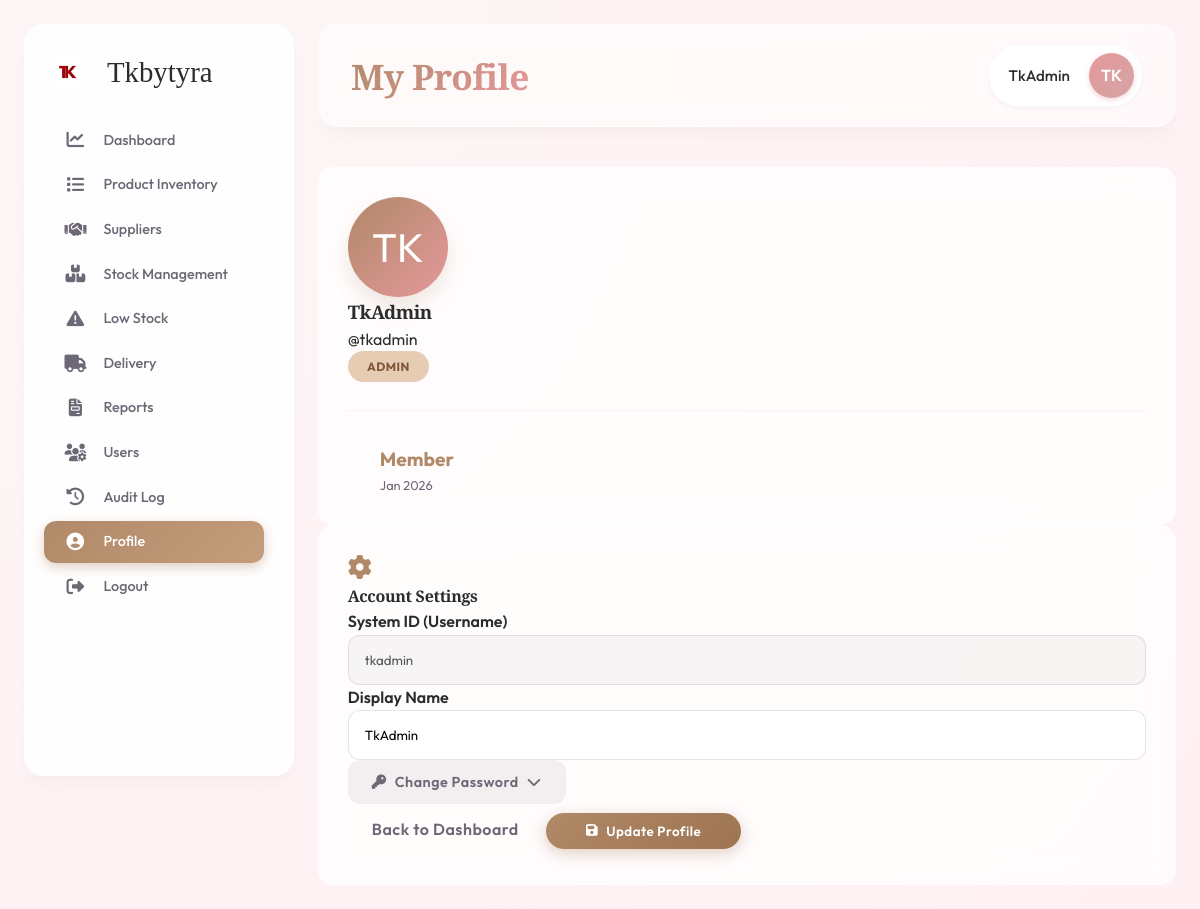
The app's page /profile.php (signed in) with its own data.
### tables this page shows
CREATE TABLE `users` (
  `id` int NOT NULL AUTO_INCREMENT,
  `username` varchar(50) NOT NULL,
  `full_name` varchar(100) DEFAULT NULL,
  `password` varchar(255) NOT NULL,
  `role` enum('admin','staff','manager') NOT NULL DEFAULT 'staff',
  `created_at` timestamp NULL DEFAULT CURRENT_TIMESTAMP,
  PRIMARY KEY (`id`),
  UNIQUE KEY `username` (`username`)
);

### profile.php (the view, shortened to what this page needs)
<?php
require 'db.php';
$user_id = $_SESSION['user_id'];
$stmt = $pdo->prepare("SELECT * FROM users WHERE id = ?");
$stmt->execute([$user_id]);
$user = $stmt->fetch();
include 'includes/header.php';
?>
<div class="row">
    <div class="col-lg-4 mb-4">
        <div class="glass-card text-center animate-slide-up h-100">
            <div class="profile-header mb-4">
                <div class="user-avatar-large mx-auto mb-3" style="width: 100px; height: 100px; border-radius: 50%; background: linear-gradient(135deg, var(--primary-color), var(--accent-rose)); color: white; display: flex; align-items: center; justify-content: center; font-size: 2.5rem; box-shadow: 0 10px 20px rgba(176,137,104,0.2);">
                    <?php echo strtoupper(substr($user['username'], 0, 2)); ?>
                </div>
                <h3 class="mb-1" style="font-family: var(--font-serif);"><?php echo htmlspecialchars($user['full_name'] ?? $user['username']); ?></h3>
                <p class="text-muted mb-3">@<?php echo htmlspecialchars($user['username']); ?></p>
                <div class="badge-role mb-3">
                    <span class="badge" style="background: var(--primary-light); color: var(--primary-dark); font-size: 0.75rem; padding: 0.5rem 1.2rem;"><?php echo strtoupper($user['role']); ?></span>
                </div>
            </div>
            <hr style="opacity: 0.1; margin: 2rem 0;">
            <div class="account-stats d-flex justify-content-around">
                <div class="text-center">
                    <div style="font-weight: 700; font-size: 1.2rem; color: var(--primary-color);">Member</div>
                    <div style="font-size: 0.8rem; color: var(--text-light);"><?php echo date('M Y', strtotime($user['created_at'] ?? 'now')); ?></div>
                </div>
            </div>
        </div>
    </div>
    <div class="col-lg-8 mb-4">
        <div class="glass-card animate-slide-up delay-1 h-100">
            <div class="d-flex align-items-center mb-4">
                <i class="fas fa-cog" style="font-size: 1.5rem; color: var(--primary-color); margin-right: 1rem;"></i>
                <h4 class="mb-0">Account Settings</h4>
            </div>
            <form method="POST">
                <div class="row">
                    <div class="col-md-6 mb-3">
                        <label class="form-label" style="font-weight: 600;">System ID (Username)</label>
                        <input type="text" class="form-control" value="<?php echo htmlspecialchars($user['username']); ?>" disabled style="background: rgba(0,0,0,0.03); cursor: not-allowed;">
                    </div>
                    <div class="col-md-6 mb-3">
                        <label class="form-label" style="font-weight: 600;">Display Name</label>
                        <input type="text" name="full_name" class="form-control" value="<?php echo htmlspecialchars($user['full_name'] ?? ''); ?>" placeholder="Enter your full name" required>
                    </div>
                </div>
                <div class="mt-4 mb-4">
                    <button type="button" class="btn" id="togglePasswordBtn" style="background: rgba(0,0,0,0.05); color: var(--text-light); font-size: 0.9rem;">
                        <i class="fas fa-key"></i> Change Password
                        <i class="fas fa-chevron-down ms-2" id="toggleIcon"></i>
                    </button>
                </div>
                <div class="d-flex justify-content-end align-items-center gap-3 mt-5">
                    <a href="index.php" class="btn" style="color: var(--text-light);">Back to Dashboard</a>
                    <button type="submit" class="btn btn-primary" style="padding: 10px 40px; border-radius: 50px;">
                        <i class="fas fa-save me-2"></i> Update Profile
                    </button>
                </div>
            </form>
        </div>
    </div>
</div>
<?php include 'includes/footer.php'; ?>

### css/style.css (style rules this page uses)
:root { --primary-color: #B08968; --primary-light: #E6CCB2; --primary-dark: #7F5539; --secondary-color: #FDF4EB; --accent-gold: #D4A373; --accent-rose: #E5989B; --text-main: #2C2C2C; --text-light: #6D6875; --bg-body-start: #FDF6F6; --bg-body-end: #FFF0F3; --white: #FFFFFF; --glass-bg: rgba(255, 255, 255, 0.65); --glass-border: rgba(255, 255, 255, 0.4); --glass-hightlight: rgba(255, 255, 255, 0.8); --blur-strength: 16px; --shadow-subtle: 0 4px 6px -1px rgba(0, 0, 0, 0.02), 0 2px 4px -1px rgba(0, 0, 0, 0.02); --shadow-card: 0 10px 15px -3px rgba(0, 0, 0, 0.03), 0 4px 6px -2px rgba(0, 0, 0, 0.01); --shadow-float: 0 20px 25px -5px rgba(212, 163, 115, 0.15), 0 10px 10px -5px rgba(212, 163, 115, 0.1); --font-sans: 'Outfit', sans-serif; --font-serif: 'Playfair Display', serif; }
* { margin: 0; padding: 0; box-sizing: border-box; }
body { font-family: var(--font-sans); background: radial-gradient(circle at top left, var(--bg-body-start), var(--bg-body-end)); color: var(--text-main); line-height: 1.6; overflow-x: hidden; min-height: 100vh; }
h1, h2, h3, h4, h5, h6 { font-family: var(--font-serif); color: var(--text-main); letter-spacing: -0.02em; }
h3 { font-weight: 600; }
a { text-decoration: none; color: inherit; transition: color 0.3s ease; }
.glass-card { background: rgba(255, 255, 255, 0.75); backdrop-filter: blur(12px); border: 1px solid rgba(255, 255, 255, 0.6); border-radius: 16px; padding: 1.8rem; transition: all 0.4s cubic-bezier(0.175, 0.885, 0.32, 1.275); position: relative; overflow: hidden; }
.glass-card::before { content: ''; position: absolute; top: 0; left: 0; right: 0; height: 4px; background: linear-gradient(90deg, var(--primary-light), var(--accent-rose)); opacity: 0; transition: opacity 0.3s ease; }
.form-control, .form-select { width: 100%; padding: 1rem; border: 1px solid rgba(0, 0, 0, 0.1); border-radius: 12px; background: rgba(255, 255, 255, 0.9); font-family: var(--font-sans); transition: all 0.2s ease; }
.btn { padding: 0.8rem 1.5rem; border: none; border-radius: 12px; cursor: pointer; font-weight: 600; font-family: var(--font-sans); transition: all 0.3s ease; display: inline-flex; align-items: center; gap: 0.5rem; letter-spacing: 0.5px; }
.btn-primary { background: linear-gradient(135deg, var(--primary-color), #9E7452); color: white; box-shadow: 0 4px 15px rgba(176, 137, 104, 0.4); }
.badge { padding: 0.4rem 0.8rem; border-radius: 50px; font-size: 0.75rem; font-weight: 700; letter-spacing: 0.5px; text-transform: uppercase; }
.animate-slide-up { animation: slideUp 0.8s cubic-bezier(0.2, 0.8, 0.2, 1) forwards; }

### profile.php (style rules this page uses)
.delay-1 { animation-delay: 0.1s; }
.profile-header h3 { letter-spacing: -0.5px; }
.account-stats div { padding: 0 1rem; }

### records on screen
users: username "TK", full_name "TkAdmin", username "tkadmin", role "ADMIN", created_at "Jan 2026"

### other values on screen
$page_title "My Profile"
$_SESSION['full_name'] "TkAdmin"
substr($_SESSION['username'], 0, 2) "TK"
